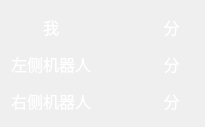
<?xml version="1.0" encoding="UTF-8"?>
<ui version="4.0">
 <class>ScorePanel</class>
 <widget class="QWidget" name="ScorePanel">
  <property name="geometry">
   <rect>
    <x>0</x>
    <y>0</y>
    <width>205</width>
    <height>127</height>
   </rect>
  </property>
  <property name="windowTitle">
   <string>Form</string>
  </property>
  <layout class="QGridLayout" name="gridLayout">
   <item row="0" column="2">
    <widget class="QLabel" name="label_3">
     <property name="font">
      <font>
       <family>微软雅黑</family>
       <pointsize>12</pointsize>
      </font>
     </property>
     <property name="styleSheet">
      <string notr="true">color: rgb(255, 255, 255);</string>
     </property>
     <property name="text">
      <string>分</string>
     </property>
     <property name="alignment">
      <set>Qt::AlignCenter</set>
     </property>
    </widget>
   </item>
   <item row="1" column="1">
    <widget class="QLabel" name="leftScore">
     <property name="font">
      <font>
       <family>微软雅黑</family>
       <pointsize>12</pointsize>
      </font>
     </property>
     <property name="styleSheet">
      <string notr="true">color: rgb(255, 255, 255);</string>
     </property>
     <property name="text">
      <string/>
     </property>
     <property name="alignment">
      <set>Qt::AlignCenter</set>
     </property>
    </widget>
   </item>
   <item row="1" column="0">
    <widget class="QLabel" name="leftTitle">
     <property name="font">
      <font>
       <family>微软雅黑</family>
       <pointsize>12</pointsize>
      </font>
     </property>
     <property name="styleSheet">
      <string notr="true">color: rgb(255, 255, 255);</string>
     </property>
     <property name="text">
      <string>左侧机器人</string>
     </property>
     <property name="alignment">
      <set>Qt::AlignCenter</set>
     </property>
    </widget>
   </item>
   <item row="0" column="1">
    <widget class="QLabel" name="meScore">
     <property name="font">
      <font>
       <family>微软雅黑</family>
       <pointsize>12</pointsize>
      </font>
     </property>
     <property name="styleSheet">
      <string notr="true">color: rgb(255, 255, 255);</string>
     </property>
     <property name="text">
      <string/>
     </property>
     <property name="alignment">
      <set>Qt::AlignCenter</set>
     </property>
    </widget>
   </item>
   <item row="0" column="0">
    <widget class="QLabel" name="meTitle">
     <property name="font">
      <font>
       <family>微软雅黑</family>
       <pointsize>12</pointsize>
      </font>
     </property>
     <property name="styleSheet">
      <string notr="true">color: rgb(255, 255, 255);</string>
     </property>
     <property name="text">
      <string>我</string>
     </property>
     <property name="alignment">
      <set>Qt::AlignCenter</set>
     </property>
    </widget>
   </item>
   <item row="1" column="2">
    <widget class="QLabel" name="label_8">
     <property name="font">
      <font>
       <family>微软雅黑</family>
       <pointsize>12</pointsize>
      </font>
     </property>
     <property name="styleSheet">
      <string notr="true">color: rgb(255, 255, 255);</string>
     </property>
     <property name="text">
      <string>分</string>
     </property>
     <property name="alignment">
      <set>Qt::AlignCenter</set>
     </property>
    </widget>
   </item>
   <item row="3" column="1">
    <widget class="QLabel" name="rightScore">
     <property name="font">
      <font>
       <family>微软雅黑</family>
       <pointsize>12</pointsize>
      </font>
     </property>
     <property name="styleSheet">
      <string notr="true">color: rgb(255, 255, 255);</string>
     </property>
     <property name="text">
      <string/>
     </property>
     <property name="alignment">
      <set>Qt::AlignCenter</set>
     </property>
    </widget>
   </item>
   <item row="3" column="2">
    <widget class="QLabel" name="label_9">
     <property name="font">
      <font>
       <family>微软雅黑</family>
       <pointsize>12</pointsize>
      </font>
     </property>
     <property name="styleSheet">
      <string notr="true">color: rgb(255, 255, 255);</string>
     </property>
     <property name="text">
      <string>分</string>
     </property>
     <property name="alignment">
      <set>Qt::AlignCenter</set>
     </property>
    </widget>
   </item>
   <item row="3" column="0">
    <widget class="QLabel" name="rightTitle">
     <property name="font">
      <font>
       <family>微软雅黑</family>
       <pointsize>12</pointsize>
      </font>
     </property>
     <property name="styleSheet">
      <string notr="true">color: rgb(255, 255, 255);</string>
     </property>
     <property name="text">
      <string>右侧机器人</string>
     </property>
     <property name="alignment">
      <set>Qt::AlignCenter</set>
     </property>
    </widget>
   </item>
  </layout>
 </widget>
 <resources/>
 <connections/>
</ui>
